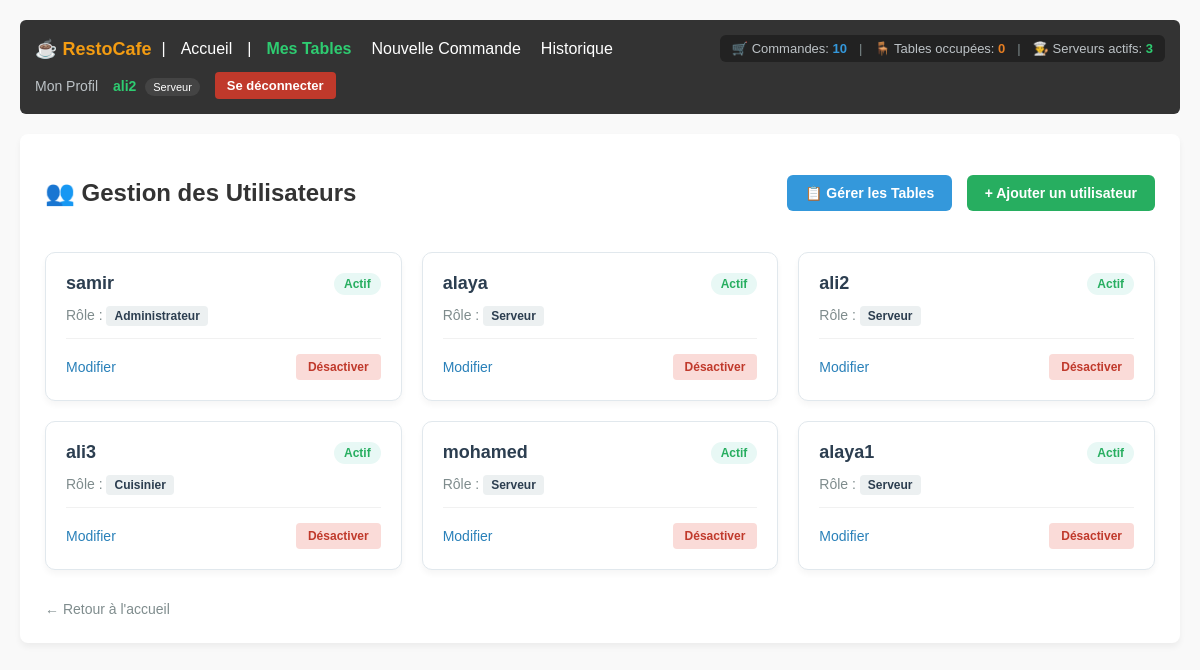
Screenshot of /users/ (signed in) with the database file from the repository.
### accounts/models.py (models this page shows, shortened)
class User(AbstractUser):
  ROLE_CHOICES = (
      ('admin', 'Administrateur'),
      ('serveur', 'Serveur'),
      ('cuisine', 'Cuisinier'),
  )
  role = models.CharField(
      max_length=20, choices=ROLE_CHOICES, default='serveur'
  )
  tel = models.CharField(max_length=20, blank=True, null=True)
  photo = models.ImageField(upload_to='profils/', blank=True, null=True)

### accounts/views.py (the view)
# urls.py: path('users/', UserListView.as_view(), name='user_list'),
class UserListView(ListView):
  model = User
  template_name = 'accounts/user_list.html'
  context_object_name = 'users'

### accounts/context_processors.py (called while the page is built)
def restaurant_stats(request):
    if not request.user.is_authenticated:
        return {}
    total_commandes = Commande.objects.count()
    tables_occupees = Table.objects.filter(
        commandes__statut__in=['en_attente', 'en_preparation', 'prete']
    ).distinct().count()
    serveurs_actifs = User.objects.filter(
        role='serveur',
        commandes_gerees__isnull=False
    ).distinct().count()
    serveurs_stats = User.objects.filter(role='serveur').prefetch_related('commandes_gerees')
    return {
        'stat_commandes': total_commandes,
        'stat_tables_occupees': tables_occupees,
        'stat_serveurs': serveurs_actifs,
        'serveurs_stats': serveurs_stats,
    }

### accounts/templates/accounts/user_list.html (shortened to what this page needs)
{% extends 'base.html' %}
{% block content %}
    <div style="display: flex; justify-content: space-between; align-items: center; margin-bottom: 25px; flex-wrap: wrap; gap: 15px;">
        <h2>👥 Gestion des Utilisateurs</h2>
        <div>
            <a href="{% url 'tables:table_list' %}" style="padding: 10px 18px; background: #3498db; color: white; text-decoration: none; border-radius: 6px; font-weight: 600; margin-right: 10px; font-size: 14px;">📋 Gérer les Tables</a>
            <a href="{% url 'accounts:register' %}" style="padding: 10px 18px; background: #27ae60; color: white; text-decoration: none; border-radius: 6px; font-weight: 600; font-size: 14px;">+ Ajouter un utilisateur</a>
        </div>
    </div>
    <div style="display: grid; grid-template-columns: repeat(auto-fill, minmax(280px, 1fr)); gap: 20px;">
        {% for u in users %}
            <div style="background: #ffffff; border: 1px solid #e1e8ed; border-radius: 10px; padding: 20px; box-shadow: 0 4px 6px rgba(0,0,0,0.04); position: relative; transition: transform 0.2s;">
                <div style="display: flex; justify-content: space-between; align-items: center; margin-bottom: 12px;">
                    <h3 style="margin: 0; color: #2c3e50; font-size: 18px;">{{ u.username }}</h3>
                    {% if u.is_active %}
                        <span style="background: #e8f8f5; color: #27ae60; padding: 4px 10px; border-radius: 20px; font-size: 12px; font-weight: bold;">Actif</span>
                    {% else %}
                        <span style="background: #fadbd8; color: #c0392b; padding: 4px 10px; border-radius: 20px; font-size: 12px; font-weight: bold;">Inactif</span>
                    {% endif %}
                </div>
                <p style="color: #7f8c8d; font-size: 14px; margin: 10px 0;">
                    Rôle :
                    <span style="background: #ecf0f1; color: #2c3e50; padding: 3px 8px; border-radius: 4px; font-size: 12px; font-weight: bold;">
                        {{ u.get_role_display }}
                    </span>
                </p>
                <hr style="border: 0; border-top: 1px solid #f1f1f1; margin: 15px 0;">
                <div style="display: flex; justify-content: space-between; align-items: center;">
                    <a href="{% url 'accounts:user_edit' u.pk %}" style="color: #2980b9; text-decoration: none; font-weight: 500; font-size: 14px;">Modifier</a>
                    <a href="{% url 'accounts:user_toggle' u.pk %}" style="padding: 6px 12px; background: {% if u.is_active %}#fadbd8{% else %}#e8f8f5{% endif %}; color: {% if u.is_active %}#c0392b{% else %}#27ae60{% endif %}; text-decoration: none; border-radius: 4px; font-size: 12px; font-weight: bold;">
                        {% if u.is_active %}Désactiver{% else %}Activer{% endif %}
                    </a>
                </div>
            </div>
        {% empty %}
            <p style="grid-column: 1 / -1; text-align: center; color: #7f8c8d; padding: 40px;">Aucun utilisateur enregistré pour le moment.</p>
        {% endfor %}
    </div>
    <div style="margin-top: 30px;">
        <a href="{% url 'accounts:home' %}" style="color: #7f8c8d; text-decoration: none; font-size: 14px;">← Retour à l'accueil</a>
    </div>
{% endblock %}

### templates/navbar.html (shortened to what this page needs)
<nav style="background: #333; color: #fff; padding: 15px; margin-bottom: 20px; border-radius: 6px; display: flex; justify-content: space-between; align-items: center; flex-wrap: wrap; gap: 10px;">
    <div style="display: flex; align-items: center; gap: 10px; flex-wrap: wrap;">
        <strong style="font-size: 18px; color: #f39c12;">☕ RestoCafe</strong> |
        <a href="{% url 'accounts:home' %}" style="color: #fff; text-decoration: none; margin: 0 5px;">Accueil</a>
        {% if user.is_authenticated %}
            |
            {% if user.role == 'admin' or user.is_superuser %}
                <a href="{% url 'accounts:admin_dashboard' %}" style="color: #3498db; text-decoration: none; margin: 0 5px; font-weight: bold;">Dashboard Admin</a>
                <a href="{% url 'accounts:user_list' %}" style="color: #fff; text-decoration: none; margin: 0 5px;">Utilisateurs</a>
                <a href="{% url 'tables:table_list' %}" style="color: #fff; text-decoration: none; margin: 0 5px;">Tables</a>
                <a href="{% url 'commandes:commande_list' %}" style="color: #fff; text-decoration: none; margin: 0 5px;">Commandes</a>
            {% elif user.role == 'serveur' %}
                <a href="{% url 'tables:serveur_dashboard' %}" style="color: #2ecc71; text-decoration: none; margin: 0 5px; font-weight: bold;">Mes Tables</a>
                <a href="{% url 'commandes:commande_add' %}" style="color: #fff; text-decoration: none; margin: 0 5px;">Nouvelle Commande</a>
                <a href="{% url 'commandes:commande_list' %}" style="color: #fff; text-decoration: none; margin: 0 5px;">Historique</a>
            {% elif user.role == 'cuisine' %}
                <a href="{% url 'commandes:cuisine_dashboard' %}" style="color: #f39c12; text-decoration: none; margin: 0 5px; font-weight: bold;">Dashboard Cuisine</a>
            {% endif %}
        {% endif %}
    </div>
    {% if user.is_authenticated %}
        <div style="display: flex; align-items: center; gap: 12px; background: #222; padding: 6px 12px; border-radius: 6px; font-size: 13px;">
            <span style="color: #bdc3c7;" title="Commandes totales">
                🛒 Commandes: <strong style="color: #3498db;">{{ stat_commandes|default:0 }}</strong>
            </span>
            <span style="color: #7f8c8d;">|</span>
            <span style="color: #bdc3c7;" title="Tables occupées">
                🪑 Tables occupées: <strong style="color: #e67e22;">{{ stat_tables_occupees|default:0 }}</strong>
            </span>
            <span style="color: #7f8c8d;">|</span>
            <span style="color: #bdc3c7;" title="Serveurs actifs">
                👨‍🍳 Serveurs actifs: <strong style="color: #2ecc71;">{{ stat_serveurs|default:0 }}</strong>
            </span>
        </div>
    {% endif %}
    <div style="display: flex; align-items: center; gap: 15px;">
        {% if user.is_authenticated %}
            <a href="{% url 'accounts:profile' %}" style="color: #bdc3c7; text-decoration: none; font-size: 14px;">Mon Profil</a>
            <span style="color: #2ecc71; font-size: 14px;">
                <strong>{{ user.username }}</strong>
                <span style="background: #444; color: #fff; padding: 3px 8px; border-radius: 10px; font-size: 11px; margin-left: 5px;">{{ user.get_role_display|default:user.role }}</span>
            </span>
            <form action="{% url 'accounts:logout' %}" method="post" style="display: inline; margin: 0;">
                <button type="submit" style="background: #c0392b; color: white; border: none; padding: 6px 12px; border-radius: 4px; cursor: pointer; font-size: 13px; font-weight: bold;">Se déconnecter</button>
            </form>
        {% else %}
            <span style="color: #e74c3c; font-size: 14px;">Non connecté</span>
            <a href="{% url 'accounts:login' %}" style="color: #fff; text-decoration: none; padding: 6px 12px; background: #2980b9; border-radius: 4px; font-size: 13px; font-weight: bold;">Connexion</a>
        {% endif %}
    </div>
</nav>

### templates/base.html (style rules this page uses)
body { font-family: Arial, sans-serif; margin: 0; padding: 20px; background-color: #f9f9f9; color: #333; }

### rows the page displays
User: username "ali2", role "Serveur", is_active "Actif"
User: username "samir", is_active "Actif", role "Administrateur"
User: username "alaya", is_active "Actif", role "Serveur"
User: username "ali3", is_active "Actif", role "Cuisinier"
User: username "mohamed", is_active "Actif", role "Serveur"
User: username "alaya1", is_active "Actif", role "Serveur"

### other values shown
{{ stat_commandes|default:0 }} "10"
{{ stat_tables_occupees|default:0 }} "0"
{{ stat_serveurs|default:0 }} "3"
